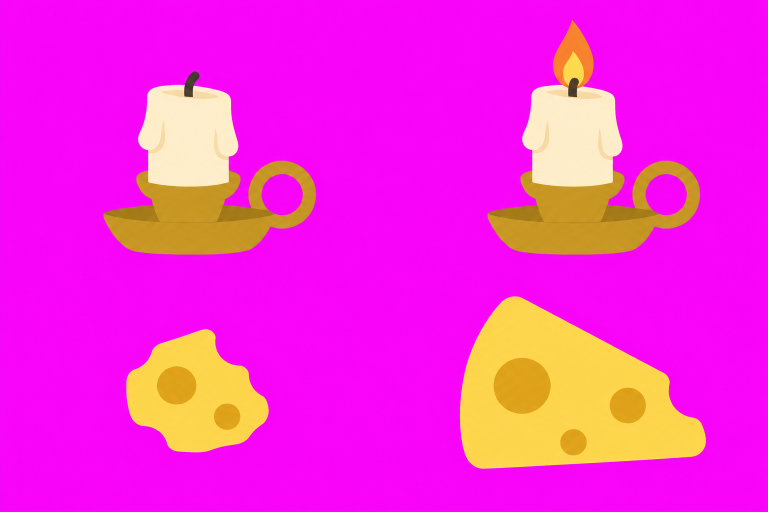
#> input picture art/props/sheet.png, 1536 x 1024 px (shown at 1/2 size)
$ python cut_seq.py ../art/props/sheet.png 5 ../art/props/sheet.png
#> lines starting #> are read from the running program, lines starting #| are printed output that depends on the picture
#> further down, im is the input picture: PIL image 1536x1024 RGB; mean R, G, B 245, 43.8, 214.7
### tools/cut.py
# 시트 자르기: 자홍(#FF00FF) 배경을 투명으로 바꾸고 덩어리마다 잘라 저장.
#   python tools/cut.py <시트.png> <출력 폴더> [--grow 12] [--names a,b,c] [--min 400]
# 덩어리 = 알파를 grow px 만큼 부풀려 붙은 것끼리 한 덩어리 (가까운 파편 무리는 하나로). 위→아래, 왼→오른 순서.
# --names 를 주면 그 순서대로 이름, 없으면 00.png, 01.png … + _index.png(번호 붙은 미리보기)
import sys, os, argparse
import numpy as np
from PIL import Image, ImageDraw
from scipy import ndimage


def key_magenta(rgb):
    # 자홍과의 거리로 알파 + 가장자리 자홍 번짐 제거
    r, g, b = [rgb[..., i].astype(np.float32) for i in range(3)]
    mag = np.minimum(r, b) - g                      # 자홍 정도 (0~255)
    a = np.clip(1 - (mag - 40) / 120, 0, 1)         # 40 밑 = 불투명, 160 위 = 투명
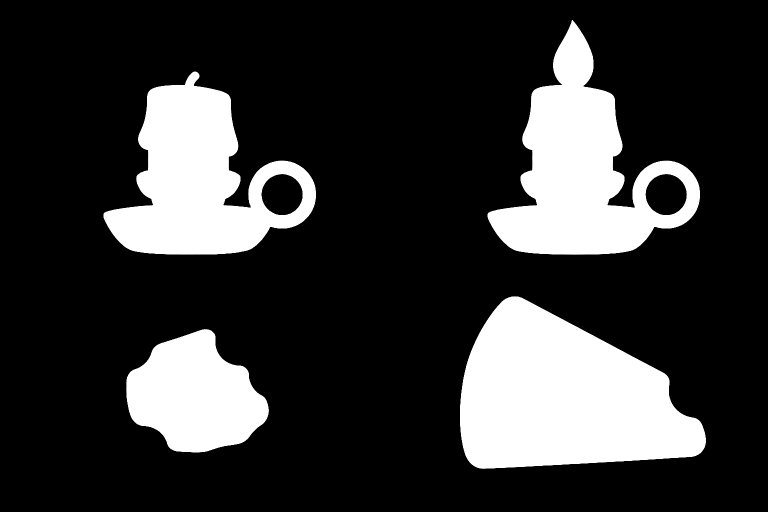
#> a: shape (1024, 1536) float32 (shown at 1/2 size); min 0, max 1, mean 0.208
    # 번짐 제거: 자홍 성분만큼 r·b 를 g 쪽으로 당김
    spill = np.clip(mag, 0, None) * (1 - a)
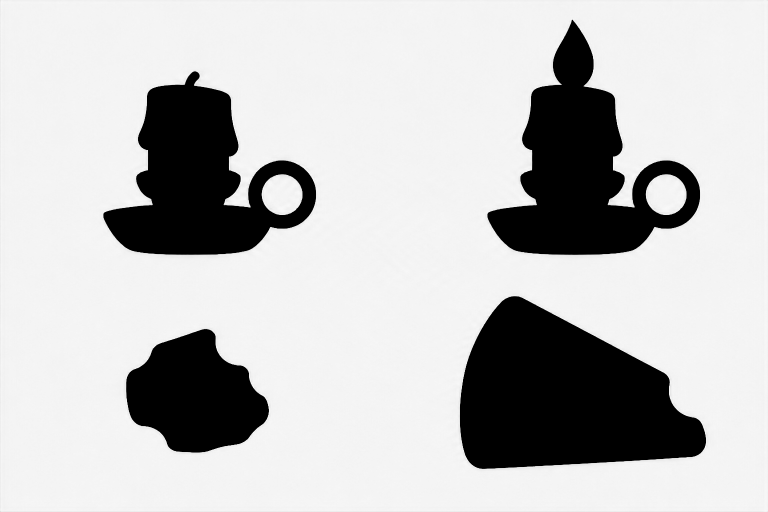
#> spill: shape (1024, 1536) float32 (shown at 1/2 size); min 0, max 253, mean 192.6
    r2 = np.clip(r - spill * 0.9, 0, 255); b2 = np.clip(b - spill * 0.9, 0, 255)
#> after `b2 = np.clip(b - spill * 0.9, 0, 255)`:
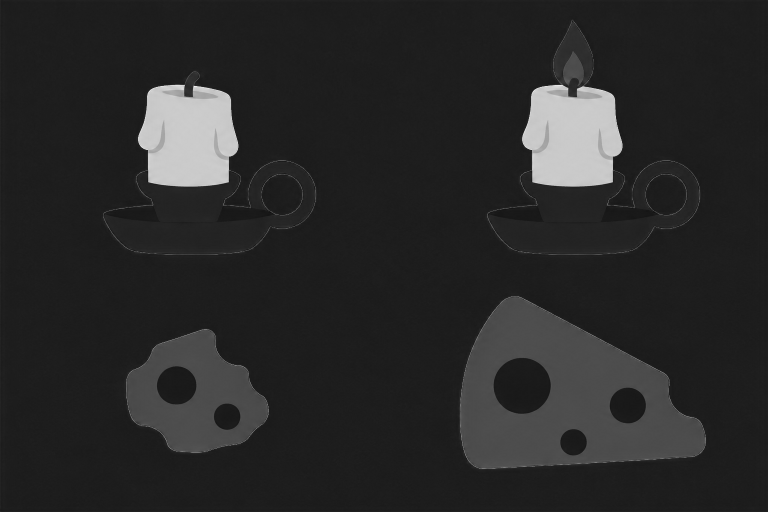
#> b2: shape (1024, 1536) float32 (shown at 1/2 size); min 11, max 247, mean 41.3
    out = np.dstack([r2, g, b2, a * 255]).astype(np.uint8)
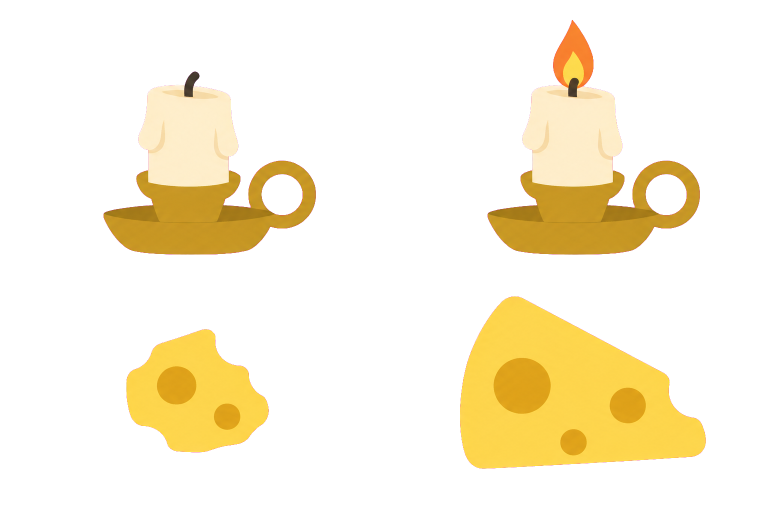
#> out: shape (1024, 1536, 4) (shown at 1/2 size); mean of channels 0, 1, 2, 3 71.4, 43.8, 41.1, 53.1; transparent parts drawn white
    # 반투명 가장자리의 남은 자홍기: 알파 낮은 곳은 색을 안쪽 이웃 색으로
    return out


# [48 lines left out: function main, not called in this run]


# [2 lines that do not run on import are left out]

### tools/cut_seq.py
# 순차 프레임 시트 → art/fx/seq/<이름>_<번호>.png
#   python tools/cut_seq.py <시트.png> <열 수> <줄 이름들 콤마>   예) ... 6 hslash,ring,hit
# 칸을 똑같은 크기로 잘라 그대로 저장 (덩어리 테두리로 자르면 프레임마다 기준점이 달라져 재생할 때 흔들림)
# 배경이 투명이 아니면 자홍/흰 배경을 키잉
import sys, os
import numpy as np
from PIL import Image
sys.path.insert(0, os.path.dirname(__file__))
from cut import key_magenta

src, cols, names = sys.argv[1], int(sys.argv[2]), sys.argv[3].split(',')
im = Image.open(src)
rgba = np.array(im.convert('RGBA'))
if (rgba[..., 3] < 20).mean() < 0.2:
    rgb = rgba[..., :3]
    if (np.abs(rgb.astype(int) - [255, 0, 255]).sum(-1) < 90).mean() > 0.2: rgba = key_magenta(rgb)
    else:   # 흰 배경: 밝고 채도 낮은 곳을 투명으로
        mx, mn = rgb.max(-1).astype(int), rgb.min(-1).astype(int)
        bg = (mn > 235) & (mx - mn < 18)
        rgba = np.dstack([rgb, np.where(bg, 0, 255).astype(np.uint8)])
H, W = rgba.shape[:2]
#> H = 1024; W = 1536
rows = len(names)
out = os.path.join(os.path.dirname(__file__), '..', 'art', 'fx', 'seq')
os.makedirs(out, exist_ok=True)
for r, n in enumerate(names):
    for c in range(cols):
        x0, x1 = W * c // cols, W * (c + 1) // cols
        y0, y1 = H * r // rows, H * (r + 1) // rows
        Image.fromarray(rgba[y0:y1, x0:x1]).save(os.path.join(out, f'{n}_{c}.png'))
    print(n, cols, 'frames', x1 - x0, 'x', y1 - y0)
#> this loop made 1 pass
#> pass 1, `Image.fromarray(rgba[y0:y1, x0:x1]).save(os.path.join(out, f'{n}_{c}.p..`:
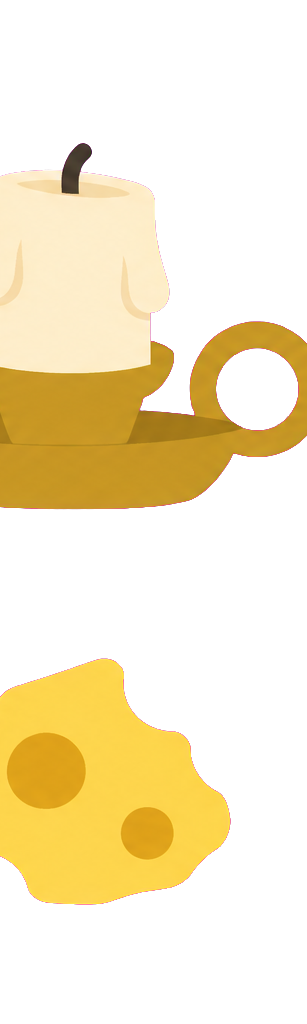
#> saved as sheet.png_1.png: PIL image 307x1024 RGBA; mean R, G, B, A 98, 69.1, 51.6, 87.3; transparent parts drawn white
#> pass 1, `Image.fromarray(rgba[y0:y1, x0:x1]).save(os.path.join(out, f'{n}_{c}.p..`:
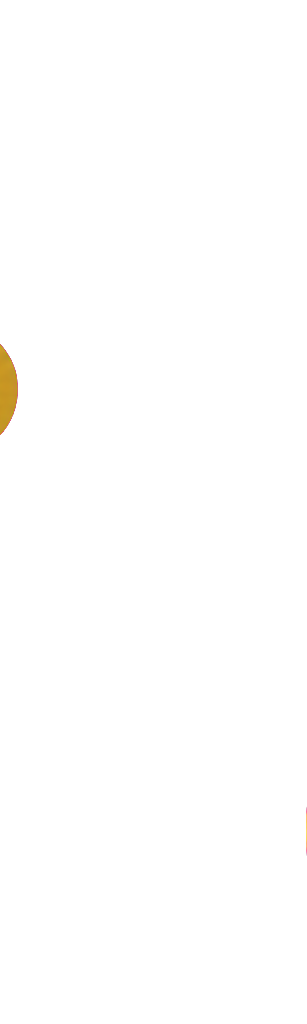
#> saved as sheet.png_2.png: PIL image 307x1024 RGBA; mean R, G, B, A 28.9, 4.7, 28.9, 1; transparent parts drawn white
#> pass 1, `Image.fromarray(rgba[y0:y1, x0:x1]).save(os.path.join(out, f'{n}_{c}.p..`:
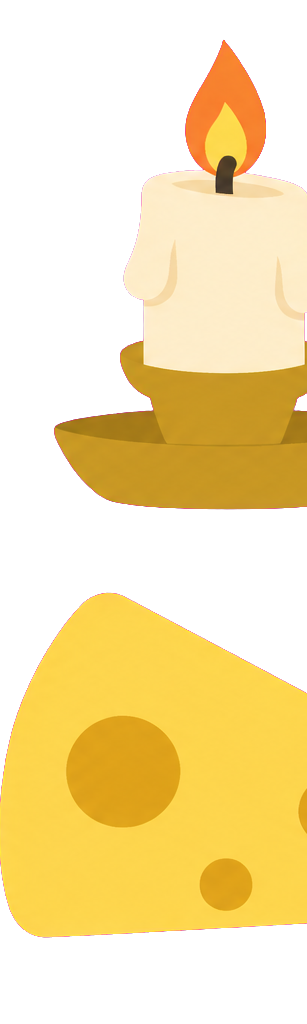
#> saved as sheet.png_3.png: PIL image 307x1024 RGBA; mean R, G, B, A 134, 101.1, 59.4, 127.4; transparent parts drawn white
